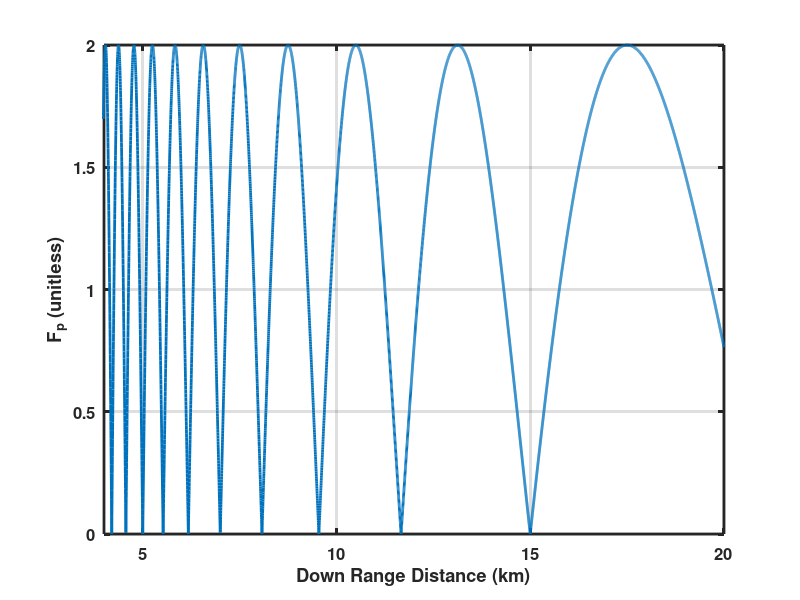

The MATLAB source for this figure:
function plotMultipathExample(varargin)

saveFigs = 0;

if (nargin == 1)
    saveFigs = varargin{1};
end

re = 6371000*4/3;
h1 = 15;
h2 = 15;
r4 = linspace(1000,20000,10000);

h2 = 15 - r4/(2*re);

r1 = sqrt(r4.^2 + (h1-h2).^2);
r23 = sqrt(r4.^2 + (h1+h2).^2);

lambda = 3e8/35e9;
k = 2*pi/lambda;

value = abs(exp(1j*k*r1) + exp(1j*k*(r23)));


h = figure;
plot(r4/1000,value,'LineWidth',2);
grid on
xlabel('Down Range Distance (km)')
ylabel('F_p (unitless)');
xlim([4 20])
set(gca,'LineWidth',2)
set(gca,'FontSize',12)
set(gca,'FontWeight','bold')

if(saveFigs == 1)
    saveas(h,'two_ray_multipath_results','png')
end